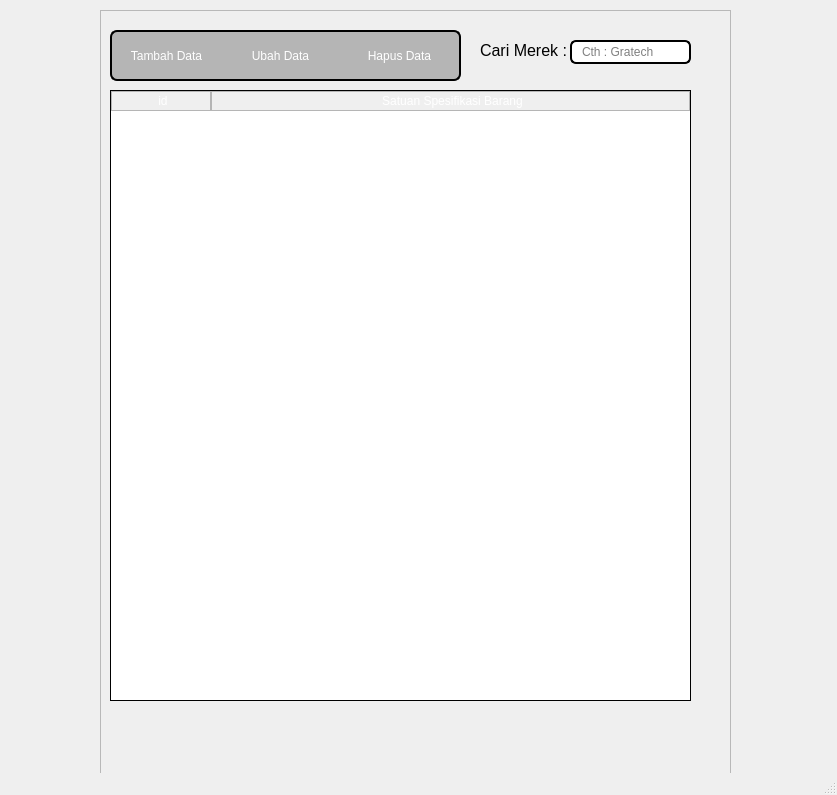
<?xml version="1.0" encoding="UTF-8"?>
<ui version="4.0">
 <class>MainWindow</class>
 <widget class="QMainWindow" name="MainWindow">
  <property name="geometry">
   <rect>
    <x>0</x>
    <y>0</y>
    <width>837</width>
    <height>795</height>
   </rect>
  </property>
  <property name="windowTitle">
   <string>Katalog - PT. Karya Graha Laboratory</string>
  </property>
  <property name="windowIcon">
   <iconset resource="../data/ui/logo.qrc">
    <normaloff>:/newPrefix/logo.png</normaloff>:/newPrefix/logo.png</iconset>
  </property>
  <widget class="QWidget" name="centralwidget">
   <widget class="QFrame" name="frame">
    <property name="geometry">
     <rect>
      <x>100</x>
      <y>10</y>
      <width>631</width>
      <height>781</height>
     </rect>
    </property>
    <property name="styleSheet">
     <string notr="true"/>
    </property>
    <property name="frameShape">
     <enum>QFrame::StyledPanel</enum>
    </property>
    <property name="frameShadow">
     <enum>QFrame::Raised</enum>
    </property>
    <widget class="QTableWidget" name="satuanTable">
     <property name="geometry">
      <rect>
       <x>10</x>
       <y>80</y>
       <width>581</width>
       <height>611</height>
      </rect>
     </property>
     <property name="styleSheet">
      <string notr="true">QTableWidget{

border: 1px solid black ;

border-color:black;


}


QHeaderView::section {
    background-color: qlineargradient(x1:0, y1:0, x2:0, y2:1,
                                      stop:0 #616161, stop: 0.5 #000000,
                                      stop: 0.6 #000000, stop:1 #656565);
    color: white;
    padding-left: 4px;
    border: 1px solid #B5B5B5;

}


QTableWidget QTableCornerButton::section {
  background-color: qlineargradient(x1:0, y1:0, x2:0, y2:1,
                                      stop:0 #616161, stop: 0.5 #000000,
                                      stop: 0.6 #000000, stop:1 #656565); }


</string>
     </property>
     <property name="sizeAdjustPolicy">
      <enum>QAbstractScrollArea::AdjustToContents</enum>
     </property>
     <property name="editTriggers">
      <set>QAbstractItemView::NoEditTriggers</set>
     </property>
     <property name="dragDropOverwriteMode">
      <bool>false</bool>
     </property>
     <property name="selectionMode">
      <enum>QAbstractItemView::SingleSelection</enum>
     </property>
     <property name="selectionBehavior">
      <enum>QAbstractItemView::SelectRows</enum>
     </property>
     <property name="verticalScrollMode">
      <enum>QAbstractItemView::ScrollPerItem</enum>
     </property>
     <property name="showGrid">
      <bool>true</bool>
     </property>
     <property name="sortingEnabled">
      <bool>false</bool>
     </property>
     <attribute name="horizontalHeaderVisible">
      <bool>true</bool>
     </attribute>
     <attribute name="horizontalHeaderDefaultSectionSize">
      <number>100</number>
     </attribute>
     <attribute name="horizontalHeaderStretchLastSection">
      <bool>true</bool>
     </attribute>
     <column>
      <property name="text">
       <string>id</string>
      </property>
     </column>
     <column>
      <property name="text">
       <string>Satuan Spesifikasi Barang</string>
      </property>
     </column>
    </widget>
    <widget class="QPushButton" name="addButton">
     <property name="geometry">
      <rect>
       <x>10</x>
       <y>20</y>
       <width>111</width>
       <height>51</height>
      </rect>
     </property>
     <property name="styleSheet">
      <string notr="true">QPushButton {color:white; background-color:#B5B5B5;border:2px solid black;font: 13px &quot;Open Sans&quot;;border-right:0px;
border-top-left-radius: 7px;
border-bottom-left-radius: 7px;
padding: 0 8px;}




QPushButton:hover:!pressed {
 background-color: #3D3D3D;
border-style:inset
}

QPushButton:hover {
 background-color:#171717
}


</string>
     </property>
     <property name="text">
      <string>Tambah Data</string>
     </property>
    </widget>
    <widget class="QPushButton" name="editButton">
     <property name="geometry">
      <rect>
       <x>120</x>
       <y>20</y>
       <width>121</width>
       <height>51</height>
      </rect>
     </property>
     <property name="styleSheet">
      <string notr="true">QPushButton:disabled {
    color: rgba(0,0, 0, 100)
}

QPushButton {color:white; background-color:#B5B5B5;border:2px solid black;font: 13px &quot;Open Sans&quot;;border-right:0px;border-left:0px;
padding: 0 8px;
}

QPushButton:hover:!pressed {
 background-color: #3D3D3D;
border-style:inset
}

QPushButton:hover {
 background-color:#171717
}





QPushButton:hover {
  background-color:rgb(61, 61, 61)
}

</string>
     </property>
     <property name="text">
      <string>Ubah Data</string>
     </property>
    </widget>
    <widget class="QLineEdit" name="searchField">
     <property name="geometry">
      <rect>
       <x>470</x>
       <y>30</y>
       <width>121</width>
       <height>24</height>
      </rect>
     </property>
     <property name="styleSheet">
      <string notr="true">border: 2px solid black;
border-radius: 6px;
padding: 0 8px;
min-height: 20px ;
max-height:20px;
selection-background-color: gray;
color:black
</string>
     </property>
     <property name="text">
      <string/>
     </property>
     <property name="placeholderText">
      <string>Cth : Gratech</string>
     </property>
    </widget>
    <widget class="QLabel" name="label">
     <property name="geometry">
      <rect>
       <x>380</x>
       <y>20</y>
       <width>91</width>
       <height>41</height>
      </rect>
     </property>
     <property name="styleSheet">
      <string notr="true">color:black;</string>
     </property>
     <property name="text">
      <string>&lt;html&gt;&lt;head/&gt;&lt;body&gt;&lt;p&gt;&lt;span style=&quot; font-size:12pt;&quot;&gt;Cari Merek : &lt;/span&gt;&lt;/p&gt;&lt;/body&gt;&lt;/html&gt;</string>
     </property>
    </widget>
    <widget class="QPushButton" name="deleteButton">
     <property name="geometry">
      <rect>
       <x>240</x>
       <y>20</y>
       <width>121</width>
       <height>51</height>
      </rect>
     </property>
     <property name="styleSheet">
      <string notr="true">QPushButton:disabled {
    color: rgba(0,0, 0, 100)
}

QPushButton {color:white; background-color:#B5B5B5;border:2px solid black;font: 13px &quot;Open Sans&quot;;border-left:0px;border-top-right-radius: 7px;
border-bottom-right-radius: 7px;
padding: 0 8px;
}

QPushButton:hover:!pressed {
 background-color: #3D3D3D;
border-style:inset
}

QPushButton:hover {
 background-color:#171717
}
</string>
     </property>
     <property name="text">
      <string>Hapus Data</string>
     </property>
    </widget>
   </widget>
  </widget>
  <widget class="QMenuBar" name="menubar">
   <property name="geometry">
    <rect>
     <x>0</x>
     <y>0</y>
     <width>837</width>
     <height>21</height>
    </rect>
   </property>
  </widget>
  <widget class="QStatusBar" name="statusbar"/>
 </widget>
 <resources>
  <include location="../data/font/opensans.qrc"/>
  <include location="../data/ui/logo.qrc"/>
 </resources>
 <connections/>
</ui>
